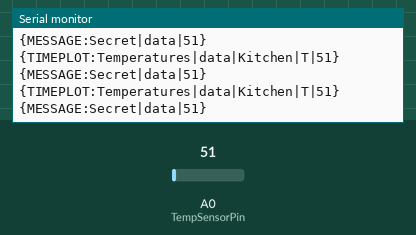
Bench run of a sketch on a simulated Arduino Uno, built with avr-gcc and run on an emulated ATmega328P. Parts: the last lines printed to the serial monitor. The test bench sets the inputs (shaded band); at power-on: A0 (TempSensorPin) = 51.

Above: at 1.8 s.
1.9 s: A0 (TempSensorPin) set to 61
At 2.33 s:
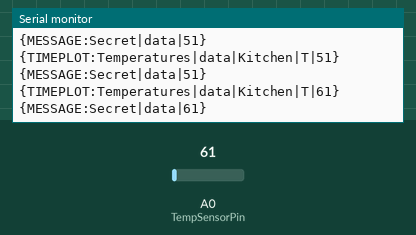
3.4 s: A0 (TempSensorPin) set to 71
At 3.84 s:
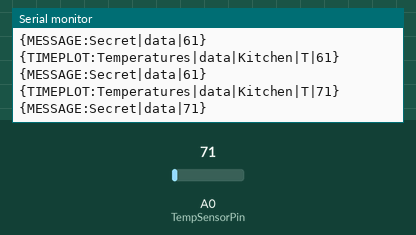
Timing chart, 0 to 6.4 s (numbered marks = the images above; inputs shaded):
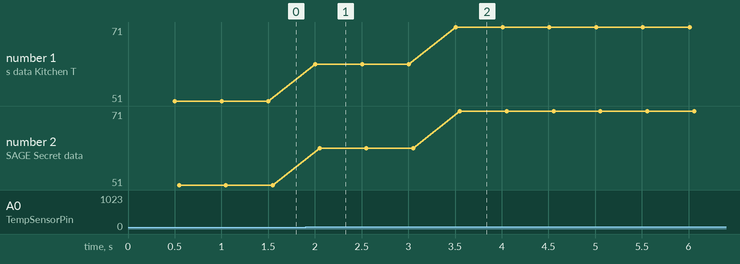

The sketch:

arduino_meguno.ino
```cpp
const byte TempSensorPin = A0;
int CurrentTemperature = 0;
unsigned long LastPlotTime = 0;


void setup()
{
  Serial.begin(9600);

}

void loop()
{
  if((millis()-LastPlotTime)>500)
  {
    LastPlotTime = millis(); //Save time for 1s logging

    //reads 0-1023V -> 0-40degC
    CurrentTemperature = analogRead(TempSensorPin);

    PlotKitchenTemperature(CurrentTemperature);
    MessageLogger_CSVData(CurrentTemperature, "Secret");
  }
}

void PlotKitchenTemperature(int data)
{
  Serial.print("{TIMEPLOT:Temperatures|data|Kitchen|T|");
  Serial.print(data);
  Serial.println("}");
}

void MessageLogger_CSVData(int temperature, String channelName)
{
  Serial.print("{MESSAGE:");
  Serial.print(channelName);
  Serial.print("|data|");
  Serial.print(temperature);
  Serial.println("}");
}
```

Measured:
- after the input at 1.9 s, the serial monitor: prints a new line after 0.11 s (image 1)
- after the input at 3.4 s, the serial monitor: prints a new line after 0.11 s (image 2)
- plotted number 1: 51 → 61 after the input at 1.9 s, 61 → 71 after the input at 3.4 s
- plotted number 2: 51 → 61 after the input at 1.9 s, 61 → 71 after the input at 3.4 s
